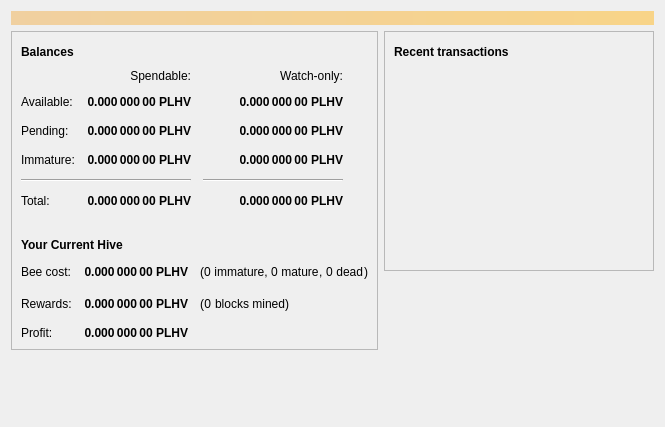
<?xml version="1.0" encoding="UTF-8"?>
<ui version="4.0">
 <class>OverviewPage</class>
 <widget class="QWidget" name="OverviewPage">
  <property name="geometry">
   <rect>
    <x>0</x>
    <y>0</y>
    <width>665</width>
    <height>427</height>
   </rect>
  </property>
  <property name="windowTitle">
   <string>Form</string>
  </property>
  <layout class="QVBoxLayout" name="topLayout">
   <item>
    <widget class="QLabel" name="labelAlerts">
     <property name="visible">
      <bool>false</bool>
     </property>
     <property name="styleSheet">
      <string notr="true">QLabel { background-color: qlineargradient(x1: 0, y1: 0, x2: 1, y2: 0, stop:0 #F0D0A0, stop:1 #F8D488); color:#000000; }</string>
     </property>
     <property name="wordWrap">
      <bool>true</bool>
     </property>
     <property name="margin">
      <number>3</number>
     </property>
     <property name="textInteractionFlags">
      <set>Qt::TextSelectableByMouse</set>
     </property>
    </widget>
   </item>
   <item>
    <layout class="QHBoxLayout" name="horizontalLayout" stretch="1,1">
     <item>
      <layout class="QVBoxLayout" name="verticalLayout_2">
       <item>
        <widget class="QFrame" name="frame">
         <property name="styleSheet">
          <string notr="true">#frame {background:url(:/icons/presentationlogofade);
background-repeat:no-repeat;
background-position:bottom right;}</string>
         </property>
         <property name="frameShape">
          <enum>QFrame::StyledPanel</enum>
         </property>
         <property name="frameShadow">
          <enum>QFrame::Raised</enum>
         </property>
         <layout class="QVBoxLayout" name="verticalLayout_4">
          <item>
           <layout class="QHBoxLayout" name="horizontalLayout_4">
            <item>
             <widget class="QLabel" name="label_5">
              <property name="font">
               <font>
                <weight>75</weight>
                <bold>true</bold>
               </font>
              </property>
              <property name="text">
               <string>Balances</string>
              </property>
             </widget>
            </item>
            <item>
             <widget class="QPushButton" name="labelWalletStatus">
              <property name="enabled">
               <bool>true</bool>
              </property>
              <property name="maximumSize">
               <size>
                <width>30</width>
                <height>16777215</height>
               </size>
              </property>
              <property name="toolTip">
               <string>The displayed information may be out of date. Your wallet automatically synchronizes with the PlexHive network after a connection is established, but this process has not completed yet.</string>
              </property>
              <property name="text">
               <string/>
              </property>
              <property name="icon">
               <iconset resource="../bitcoin.qrc">
                <normaloff>:/icons/warning</normaloff>
                <disabledoff>:/icons/warning</disabledoff>:/icons/warning</iconset>
              </property>
              <property name="iconSize">
               <size>
                <width>24</width>
                <height>24</height>
               </size>
              </property>
              <property name="flat">
               <bool>true</bool>
              </property>
             </widget>
            </item>
            <item>
             <spacer name="horizontalSpacer_3">
              <property name="orientation">
               <enum>Qt::Horizontal</enum>
              </property>
              <property name="sizeHint" stdset="0">
               <size>
                <width>40</width>
                <height>20</height>
               </size>
              </property>
             </spacer>
            </item>
           </layout>
          </item>
          <item>
           <layout class="QGridLayout" name="gridLayout">
            <property name="spacing">
             <number>12</number>
            </property>
            <item row="2" column="2">
             <widget class="QLabel" name="labelWatchPending">
              <property name="font">
               <font>
                <weight>75</weight>
                <bold>true</bold>
               </font>
              </property>
              <property name="cursor">
               <cursorShape>IBeamCursor</cursorShape>
              </property>
              <property name="toolTip">
               <string>Unconfirmed transactions to watch-only addresses</string>
              </property>
              <property name="text">
               <string notr="true">0.000 000 00 PLHV</string>
              </property>
              <property name="alignment">
               <set>Qt::AlignRight|Qt::AlignTrailing|Qt::AlignVCenter</set>
              </property>
              <property name="textInteractionFlags">
               <set>Qt::LinksAccessibleByMouse|Qt::TextSelectableByKeyboard|Qt::TextSelectableByMouse</set>
              </property>
             </widget>
            </item>
            <item row="2" column="1">
             <widget class="QLabel" name="labelUnconfirmed">
              <property name="font">
               <font>
                <weight>75</weight>
                <bold>true</bold>
               </font>
              </property>
              <property name="cursor">
               <cursorShape>IBeamCursor</cursorShape>
              </property>
              <property name="toolTip">
               <string>Total of transactions that have yet to be confirmed, and do not yet count toward the spendable balance</string>
              </property>
              <property name="text">
               <string notr="true">0.000 000 00 PLHV</string>
              </property>
              <property name="alignment">
               <set>Qt::AlignRight|Qt::AlignTrailing|Qt::AlignVCenter</set>
              </property>
              <property name="textInteractionFlags">
               <set>Qt::LinksAccessibleByMouse|Qt::TextSelectableByKeyboard|Qt::TextSelectableByMouse</set>
              </property>
             </widget>
            </item>
            <item row="3" column="2">
             <widget class="QLabel" name="labelWatchImmature">
              <property name="font">
               <font>
                <weight>75</weight>
                <bold>true</bold>
               </font>
              </property>
              <property name="cursor">
               <cursorShape>IBeamCursor</cursorShape>
              </property>
              <property name="toolTip">
               <string>Mined balance in watch-only addresses that has not yet matured</string>
              </property>
              <property name="text">
               <string notr="true">0.000 000 00 PLHV</string>
              </property>
              <property name="alignment">
               <set>Qt::AlignRight|Qt::AlignTrailing|Qt::AlignVCenter</set>
              </property>
              <property name="textInteractionFlags">
               <set>Qt::LinksAccessibleByMouse|Qt::TextSelectableByKeyboard|Qt::TextSelectableByMouse</set>
              </property>
             </widget>
            </item>
            <item row="4" column="0" colspan="2">
             <widget class="Line" name="line">
              <property name="orientation">
               <enum>Qt::Horizontal</enum>
              </property>
             </widget>
            </item>
            <item row="4" column="2">
             <widget class="Line" name="lineWatchBalance">
              <property name="sizePolicy">
               <sizepolicy hsizetype="Preferred" vsizetype="Fixed">
                <horstretch>0</horstretch>
                <verstretch>0</verstretch>
               </sizepolicy>
              </property>
              <property name="minimumSize">
               <size>
                <width>140</width>
                <height>0</height>
               </size>
              </property>
              <property name="orientation">
               <enum>Qt::Horizontal</enum>
              </property>
             </widget>
            </item>
            <item row="5" column="0">
             <widget class="QLabel" name="labelTotalText">
              <property name="text">
               <string>Total:</string>
              </property>
             </widget>
            </item>
            <item row="3" column="1">
             <widget class="QLabel" name="labelImmature">
              <property name="font">
               <font>
                <weight>75</weight>
                <bold>true</bold>
               </font>
              </property>
              <property name="cursor">
               <cursorShape>IBeamCursor</cursorShape>
              </property>
              <property name="toolTip">
               <string>Mined balance that has not yet matured</string>
              </property>
              <property name="text">
               <string notr="true">0.000 000 00 PLHV</string>
              </property>
              <property name="alignment">
               <set>Qt::AlignRight|Qt::AlignTrailing|Qt::AlignVCenter</set>
              </property>
              <property name="textInteractionFlags">
               <set>Qt::LinksAccessibleByMouse|Qt::TextSelectableByKeyboard|Qt::TextSelectableByMouse</set>
              </property>
             </widget>
            </item>
            <item row="2" column="3">
             <spacer name="horizontalSpacer_2">
              <property name="orientation">
               <enum>Qt::Horizontal</enum>
              </property>
              <property name="sizeHint" stdset="0">
               <size>
                <width>40</width>
                <height>20</height>
               </size>
              </property>
             </spacer>
            </item>
            <item row="3" column="0">
             <widget class="QLabel" name="labelImmatureText">
              <property name="text">
               <string>Immature:</string>
              </property>
             </widget>
            </item>
            <item row="5" column="1">
             <widget class="QLabel" name="labelTotal">
              <property name="font">
               <font>
                <weight>75</weight>
                <bold>true</bold>
               </font>
              </property>
              <property name="cursor">
               <cursorShape>IBeamCursor</cursorShape>
              </property>
              <property name="toolTip">
               <string>Your current total balance</string>
              </property>
              <property name="text">
               <string notr="true">0.000 000 00 PLHV</string>
              </property>
              <property name="alignment">
               <set>Qt::AlignRight|Qt::AlignTrailing|Qt::AlignVCenter</set>
              </property>
              <property name="textInteractionFlags">
               <set>Qt::LinksAccessibleByMouse|Qt::TextSelectableByKeyboard|Qt::TextSelectableByMouse</set>
              </property>
             </widget>
            </item>
            <item row="5" column="2">
             <widget class="QLabel" name="labelWatchTotal">
              <property name="font">
               <font>
                <weight>75</weight>
                <bold>true</bold>
               </font>
              </property>
              <property name="cursor">
               <cursorShape>IBeamCursor</cursorShape>
              </property>
              <property name="toolTip">
               <string>Current total balance in watch-only addresses</string>
              </property>
              <property name="text">
               <string notr="true">0.000 000 00 PLHV</string>
              </property>
              <property name="alignment">
               <set>Qt::AlignRight|Qt::AlignTrailing|Qt::AlignVCenter</set>
              </property>
              <property name="textInteractionFlags">
               <set>Qt::LinksAccessibleByMouse|Qt::TextSelectableByKeyboard|Qt::TextSelectableByMouse</set>
              </property>
             </widget>
            </item>
            <item row="0" column="2">
             <widget class="QLabel" name="labelWatchonly">
              <property name="text">
               <string>Watch-only:</string>
              </property>
              <property name="alignment">
               <set>Qt::AlignRight|Qt::AlignTrailing|Qt::AlignVCenter</set>
              </property>
             </widget>
            </item>
            <item row="1" column="0">
             <widget class="QLabel" name="labelBalanceText">
              <property name="text">
               <string>Available:</string>
              </property>
             </widget>
            </item>
            <item row="1" column="1">
             <widget class="QLabel" name="labelBalance">
              <property name="font">
               <font>
                <weight>75</weight>
                <bold>true</bold>
               </font>
              </property>
              <property name="cursor">
               <cursorShape>IBeamCursor</cursorShape>
              </property>
              <property name="toolTip">
               <string>Your current spendable balance</string>
              </property>
              <property name="text">
               <string notr="true">0.000 000 00 PLHV</string>
              </property>
              <property name="alignment">
               <set>Qt::AlignRight|Qt::AlignTrailing|Qt::AlignVCenter</set>
              </property>
              <property name="textInteractionFlags">
               <set>Qt::LinksAccessibleByMouse|Qt::TextSelectableByKeyboard|Qt::TextSelectableByMouse</set>
              </property>
             </widget>
            </item>
            <item row="1" column="2">
             <widget class="QLabel" name="labelWatchAvailable">
              <property name="font">
               <font>
                <weight>75</weight>
                <bold>true</bold>
               </font>
              </property>
              <property name="cursor">
               <cursorShape>IBeamCursor</cursorShape>
              </property>
              <property name="toolTip">
               <string>Your current balance in watch-only addresses</string>
              </property>
              <property name="text">
               <string notr="true">0.000 000 00 PLHV</string>
              </property>
              <property name="alignment">
               <set>Qt::AlignRight|Qt::AlignTrailing|Qt::AlignVCenter</set>
              </property>
              <property name="textInteractionFlags">
               <set>Qt::LinksAccessibleByMouse|Qt::TextSelectableByKeyboard|Qt::TextSelectableByMouse</set>
              </property>
             </widget>
            </item>
            <item row="2" column="0">
             <widget class="QLabel" name="labelPendingText">
              <property name="text">
               <string>Pending:</string>
              </property>
             </widget>
            </item>
            <item row="0" column="1">
             <widget class="QLabel" name="labelSpendable">
              <property name="text">
               <string>Spendable:</string>
              </property>
              <property name="alignment">
               <set>Qt::AlignRight|Qt::AlignTrailing|Qt::AlignVCenter</set>
              </property>
             </widget>
            </item>
           </layout>
          </item>
          <item>
           <spacer name="verticalSpacer_3">
            <property name="orientation">
             <enum>Qt::Vertical</enum>
            </property>
            <property name="sizeType">
             <enum>QSizePolicy::Fixed</enum>
            </property>
            <property name="sizeHint" stdset="0">
             <size>
              <width>20</width>
              <height>20</height>
             </size>
            </property>
           </spacer>
          </item>
          <item>
           <layout class="QHBoxLayout" name="horizontalLayout_3">
            <item>
             <widget class="QLabel" name="label_6">
              <property name="font">
               <font>
                <weight>75</weight>
                <bold>true</bold>
               </font>
              </property>
              <property name="text">
               <string>Your Current Hive</string>
              </property>
             </widget>
            </item>
            <item>
             <widget class="QPushButton" name="beeButton">
              <property name="enabled">
               <bool>true</bool>
              </property>
              <property name="maximumSize">
               <size>
                <width>30</width>
                <height>16777215</height>
               </size>
              </property>
              <property name="toolTip">
               <string>The displayed information may be out of date. Your wallet automatically synchronizes with the PlexHive network after a connection is established, but this process has not completed yet.</string>
              </property>
              <property name="text">
               <string/>
              </property>
              <property name="icon">
               <iconset resource="../bitcoin.qrc">
                <normaloff>:/icons/bee</normaloff>:/icons/bee</iconset>
              </property>
              <property name="iconSize">
               <size>
                <width>24</width>
                <height>24</height>
               </size>
              </property>
              <property name="flat">
               <bool>true</bool>
              </property>
             </widget>
            </item>
            <item>
             <spacer name="horizontalSpacer_4">
              <property name="orientation">
               <enum>Qt::Horizontal</enum>
              </property>
              <property name="sizeHint" stdset="0">
               <size>
                <width>40</width>
                <height>20</height>
               </size>
              </property>
             </spacer>
            </item>
           </layout>
          </item>
          <item>
           <layout class="QGridLayout" name="gridLayout_2">
            <property name="spacing">
             <number>12</number>
            </property>
            <item row="2" column="0">
             <widget class="QLabel" name="profitLabel_2">
              <property name="text">
               <string>Profit:</string>
              </property>
             </widget>
            </item>
            <item row="1" column="0">
             <widget class="QLabel" name="rewardsLabel">
              <property name="text">
               <string>Rewards:</string>
              </property>
             </widget>
            </item>
            <item row="1" column="1">
             <widget class="QLabel" name="rewardsPaidLabel">
              <property name="font">
               <font>
                <weight>75</weight>
                <bold>true</bold>
               </font>
              </property>
              <property name="text">
               <string>0.000 000 00 PLHV</string>
              </property>
              <property name="alignment">
               <set>Qt::AlignRight|Qt::AlignTrailing|Qt::AlignVCenter</set>
              </property>
             </widget>
            </item>
            <item row="0" column="1">
             <widget class="QLabel" name="costLabel">
              <property name="font">
               <font>
                <weight>75</weight>
                <bold>true</bold>
               </font>
              </property>
              <property name="text">
               <string>0.000 000 00 PLHV</string>
              </property>
              <property name="alignment">
               <set>Qt::AlignRight|Qt::AlignTrailing|Qt::AlignVCenter</set>
              </property>
             </widget>
            </item>
            <item row="2" column="1">
             <widget class="QLabel" name="profitLabel">
              <property name="font">
               <font>
                <weight>75</weight>
                <bold>true</bold>
               </font>
              </property>
              <property name="text">
               <string>0.000 000 00 PLHV</string>
              </property>
              <property name="alignment">
               <set>Qt::AlignRight|Qt::AlignTrailing|Qt::AlignVCenter</set>
              </property>
             </widget>
            </item>
            <item row="0" column="0">
             <widget class="QLabel" name="costLabel_2">
              <property name="text">
               <string>Bee cost:</string>
              </property>
             </widget>
            </item>
            <item row="0" column="2">
             <layout class="QHBoxLayout" name="horizontalLayout_11">
              <property name="spacing">
               <number>0</number>
              </property>
              <item>
               <widget class="QLabel" name="blocksFoundRowLabel_3">
                <property name="font">
                 <font>
                  <kerning>true</kerning>
                 </font>
                </property>
                <property name="text">
                 <string>(</string>
                </property>
               </widget>
              </item>
              <item>
               <widget class="QLabel" name="immatureLabel">
                <property name="text">
                 <string>0</string>
                </property>
               </widget>
              </item>
              <item>
               <widget class="QLabel" name="label_14">
                <property name="text">
                 <string> immature, </string>
                </property>
                <property name="alignment">
                 <set>Qt::AlignRight|Qt::AlignTrailing|Qt::AlignVCenter</set>
                </property>
               </widget>
              </item>
              <item>
               <widget class="QLabel" name="matureLabel">
                <property name="text">
                 <string>0</string>
                </property>
               </widget>
              </item>
              <item>
               <widget class="QLabel" name="blocksFoundRowLabel_2">
                <property name="font">
                 <font>
                  <kerning>true</kerning>
                 </font>
                </property>
                <property name="text">
                 <string> mature</string>
                </property>
               </widget>
              </item>
              <item>
               <widget class="QLabel" name="deadPreLabel">
                <property name="font">
                 <font>
                  <kerning>true</kerning>
                 </font>
                </property>
                <property name="text">
                 <string>, </string>
                </property>
               </widget>
              </item>
              <item>
               <widget class="QLabel" name="deadLabel">
                <property name="font">
                 <font>
                  <kerning>true</kerning>
                 </font>
                </property>
                <property name="text">
                 <string>0</string>
                </property>
               </widget>
              </item>
              <item>
               <widget class="QLabel" name="deadPostLabel">
                <property name="font">
                 <font>
                  <kerning>true</kerning>
                 </font>
                </property>
                <property name="text">
                 <string> dead</string>
                </property>
               </widget>
              </item>
              <item>
               <widget class="QLabel" name="blocksFoundRowLabel_6">
                <property name="font">
                 <font>
                  <kerning>true</kerning>
                 </font>
                </property>
                <property name="text">
                 <string>)</string>
                </property>
               </widget>
              </item>
              <item>
               <spacer name="horizontalSpacer_14">
                <property name="orientation">
                 <enum>Qt::Horizontal</enum>
                </property>
                <property name="sizeHint" stdset="0">
                 <size>
                  <width>40</width>
                  <height>20</height>
                 </size>
                </property>
               </spacer>
              </item>
             </layout>
            </item>
            <item row="1" column="2">
             <layout class="QHBoxLayout" name="horizontalLayout_12">
              <property name="spacing">
               <number>0</number>
              </property>
              <item>
               <widget class="QLabel" name="blocksFoundRowLabel_4">
                <property name="font">
                 <font>
                  <kerning>true</kerning>
                 </font>
                </property>
                <property name="text">
                 <string>(</string>
                </property>
               </widget>
              </item>
              <item>
               <widget class="QLabel" name="blocksFoundLabel">
                <property name="text">
                 <string>0</string>
                </property>
                <property name="alignment">
                 <set>Qt::AlignRight|Qt::AlignTrailing|Qt::AlignVCenter</set>
                </property>
               </widget>
              </item>
              <item>
               <widget class="QLabel" name="label_15">
                <property name="text">
                 <string> blocks mined)</string>
                </property>
                <property name="alignment">
                 <set>Qt::AlignRight|Qt::AlignTrailing|Qt::AlignVCenter</set>
                </property>
               </widget>
              </item>
              <item>
               <spacer name="horizontalSpacer_15">
                <property name="orientation">
                 <enum>Qt::Horizontal</enum>
                </property>
                <property name="sizeHint" stdset="0">
                 <size>
                  <width>40</width>
                  <height>20</height>
                 </size>
                </property>
               </spacer>
              </item>
             </layout>
            </item>
           </layout>
          </item>
         </layout>
        </widget>
       </item>
       <item>
        <spacer name="verticalSpacer">
         <property name="orientation">
          <enum>Qt::Vertical</enum>
         </property>
         <property name="sizeHint" stdset="0">
          <size>
           <width>20</width>
           <height>40</height>
          </size>
         </property>
        </spacer>
       </item>
      </layout>
     </item>
     <item>
      <layout class="QVBoxLayout" name="verticalLayout_3">
       <item>
        <widget class="QFrame" name="frame_2">
         <property name="frameShape">
          <enum>QFrame::StyledPanel</enum>
         </property>
         <property name="frameShadow">
          <enum>QFrame::Raised</enum>
         </property>
         <layout class="QVBoxLayout" name="verticalLayout">
          <item>
           <layout class="QHBoxLayout" name="horizontalLayout_2">
            <item>
             <widget class="QLabel" name="label_4">
              <property name="font">
               <font>
                <weight>75</weight>
                <bold>true</bold>
               </font>
              </property>
              <property name="text">
               <string>Recent transactions</string>
              </property>
             </widget>
            </item>
            <item>
             <widget class="QPushButton" name="labelTransactionsStatus">
              <property name="enabled">
               <bool>true</bool>
              </property>
              <property name="maximumSize">
               <size>
                <width>30</width>
                <height>16777215</height>
               </size>
              </property>
              <property name="toolTip">
               <string>The displayed information may be out of date. Your wallet automatically synchronizes with the PlexHive network after a connection is established, but this process has not completed yet.</string>
              </property>
              <property name="text">
               <string/>
              </property>
              <property name="icon">
               <iconset resource="../bitcoin.qrc">
                <normaloff>:/icons/warning</normaloff>
                <disabledoff>:/icons/warning</disabledoff>:/icons/warning</iconset>
              </property>
              <property name="iconSize">
               <size>
                <width>24</width>
                <height>24</height>
               </size>
              </property>
              <property name="flat">
               <bool>true</bool>
              </property>
             </widget>
            </item>
            <item>
             <spacer name="horizontalSpacer">
              <property name="orientation">
               <enum>Qt::Horizontal</enum>
              </property>
              <property name="sizeHint" stdset="0">
               <size>
                <width>40</width>
                <height>20</height>
               </size>
              </property>
             </spacer>
            </item>
           </layout>
          </item>
          <item>
           <widget class="QListView" name="listTransactions">
            <property name="styleSheet">
             <string notr="true">QListView { background: transparent; }</string>
            </property>
            <property name="frameShape">
             <enum>QFrame::NoFrame</enum>
            </property>
            <property name="verticalScrollBarPolicy">
             <enum>Qt::ScrollBarAlwaysOff</enum>
            </property>
            <property name="horizontalScrollBarPolicy">
             <enum>Qt::ScrollBarAlwaysOff</enum>
            </property>
            <property name="selectionMode">
             <enum>QAbstractItemView::NoSelection</enum>
            </property>
           </widget>
          </item>
         </layout>
        </widget>
       </item>
       <item>
        <spacer name="verticalSpacer_2">
         <property name="orientation">
          <enum>Qt::Vertical</enum>
         </property>
         <property name="sizeHint" stdset="0">
          <size>
           <width>20</width>
           <height>40</height>
          </size>
         </property>
        </spacer>
       </item>
      </layout>
     </item>
    </layout>
   </item>
  </layout>
 </widget>
 <resources>
  <include location="../bitcoin.qrc"/>
 </resources>
 <connections/>
</ui>
